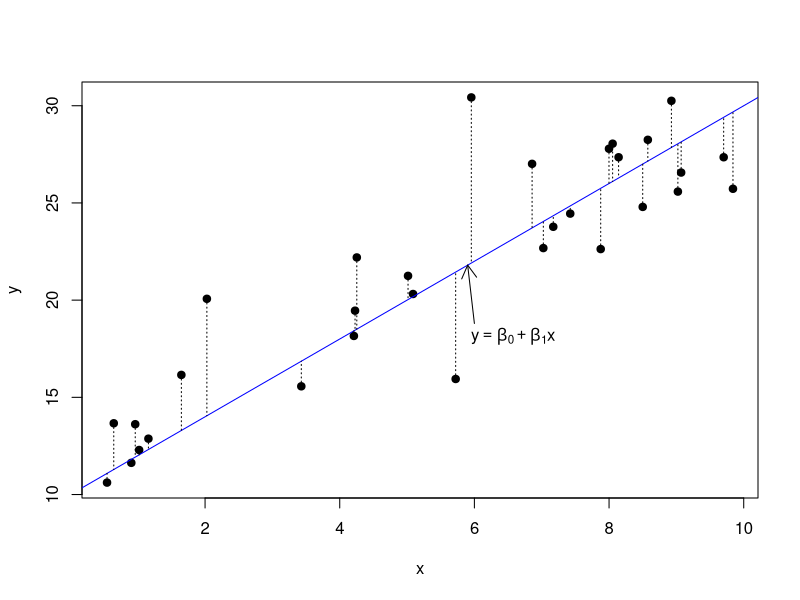

The R source for this figure:
## ---- chunk 1
set.seed(11111)
x = runif(31,0,10)
x[28] = 8.5
y = 10 + 2*x + rnorm(31)*3
#
# pch = 1 open circle, 2 triangle, 3 plus, 4 x, 5 diamond, 6 inverted triangle; 19 solid circle
#
plot(x, y, pch=19)
abline(a=10, b=2, col="Blue")
text(5.8, 18, expression(y == beta[0] + beta[1]*x), pos=4)
arrows(6, 18.8, 5.9, 21.8, length=.15)
segments(x, y, x, 10+2*x, lty=3)

## ---- chunk 2
library(readxl)
penyebutan <- read_excel("penyebutan.xlsx")
knitr::kable(penyebutan, booktabs = TRUE,
  caption = 'Berbagai Istilah untuk Variabel di dalam Analisis Regresi'
)

